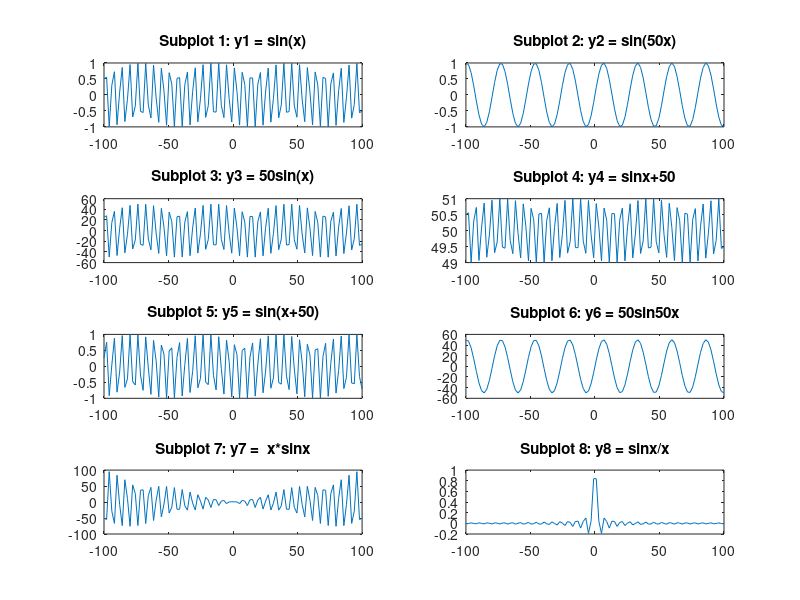
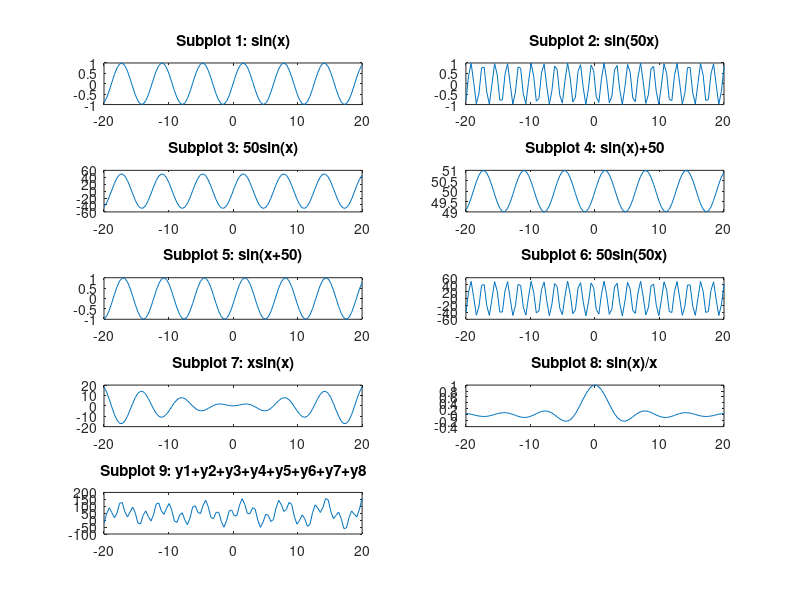
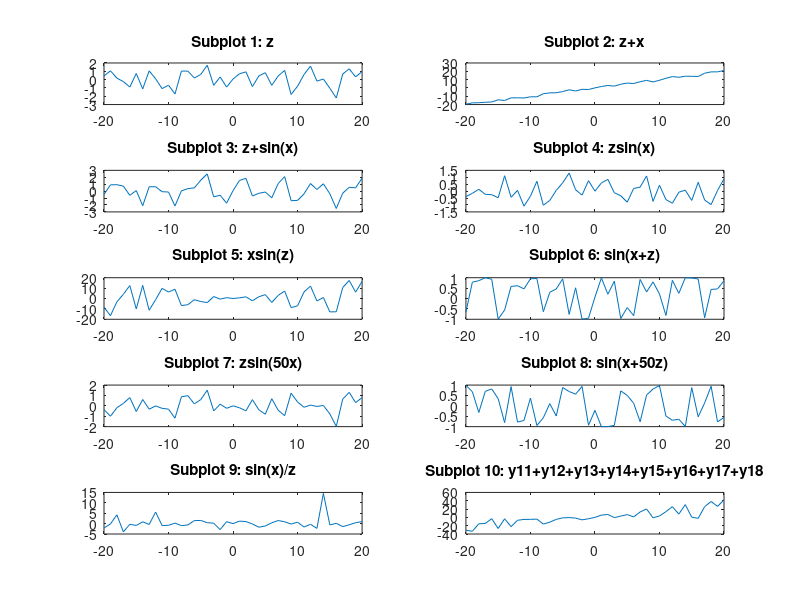
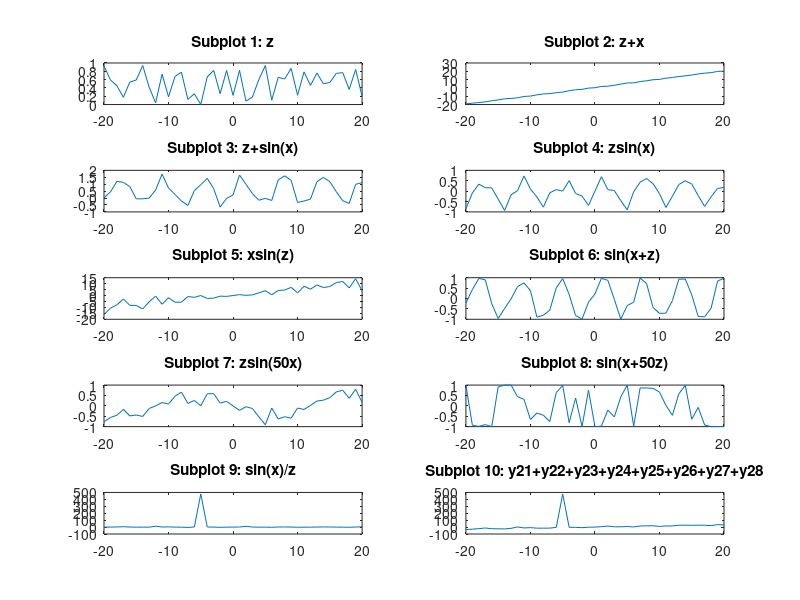

Write MATLAB code to recreate these figures, in order.
%-------- Problem 1 script ---------%
figure('Name', 'Question1');

subplot(4,2,1)
x = linspace(-100,100);
y1 = sin(x);
plot(x, y1)
title('Subplot 1: y1 = sin(x)')

subplot(4,2,2)
y2 = sin(50*x);
plot(x, y2)
title('Subplot 2: y2 = sin(50x)')

subplot(4,2,3)
y3 = 50*sin(x);
plot(x, y3)
title('Subplot 3: y3 = 50sin(x)')

subplot(4,2,4)
y4 = sin(x) + 50;
plot(x, y4)
title('Subplot 4: y4 = sinx+50')

subplot(4,2,5)
y5 = sin(x + 50);
plot(x, y5)
title('Subplot 5: y5 = sin(x+50)')

subplot(4,2,6)
y6 = 50*sin(50*x);
plot(x, y6)
title('Subplot 6: y6 = 50sin50x')

subplot(4,2,7)
y7 = x.*sin(x);
plot(x, y7)
title('Subplot 7: y7 =  x*sinx')

subplot(4,2,8)
y8 = sin(x)./x;
plot(x, y8)
title('Subplot 8: y8 = sinx/x')

%-------- Problem 2 script ---------%

figure('Name', 'Question 2');
x = linspace(-20,20);           %x is a vector of real numbers between -20 and 20.

subplot(5,2,1)                  
y1 = sin(x);
plot(x,y1)
title('Subplot 1: sin(x)')

subplot(5,2,2)                  
y2 = sin(50*x);
plot(x,y2)
title('Subplot 2: sin(50x)')

subplot(5,2,3)                 
y3 = 50*sin(x);
plot(x,y3)
title('Subplot 3: 50sin(x)')

subplot(5,2,4)                  
y4 = sin(x)+50;
plot(x,y4)
title('Subplot 4: sin(x)+50')

subplot(5,2,5)                
y5 = sin(x+50);
plot(x,y5)
title('Subplot 5: sin(x+50)')

subplot(5,2,6)                 
y6 = 50*sin(50*x);
plot(x,y6)
title('Subplot 6: 50sin(50x)')

subplot(5,2,7)                 
y7 = x.*sin(x);
plot(x,y7)
title('Subplot 7: xsin(x)')

subplot(5,2,8)                
y8 = sin(x)./x;
plot(x,y8)
title('Subplot 8: sin(x)/x')

subplot(5,2,9)                  
y9 = y1+y2+y3+y4+y5+y6+y7+y8;
plot(x,y9)
title('Subplot 9: y1+y2+y3+y4+y5+y6+y7+y8')

%-------- Problem 3 script ---------%

figure('Name', 'Question 3');

x = (-20:20);                  
z = randn(1,41);                %z is a vector of random numbers with length 41.

subplot(5,2,1)                
y10 = z;
plot(x,y10)
title('Subplot 1: z')

subplot(5,2,2)                 
y11 = z+x;
plot(x,y11)
title('Subplot 2: z+x')

subplot(5,2,3)                  
y12 = z+sin(x);
plot(x,y12)
title('Subplot 3: z+sin(x)')

subplot(5,2,4)                
y13 = z.*sin(x);
plot(x,y13)
title('Subplot 4: zsin(x)')

subplot(5,2,5)                  
y14 = x.*sin(z);
plot(x,y14)
title('Subplot 5: xsin(z)')

subplot(5,2,6)                  
y15 = sin(x+z);
plot(x,y15)
title('Subplot 6: sin(x+z)')

subplot(5,2,7)                 
y16 = z.*sin(50*x);
plot(x,y16)
title('Subplot 7: zsin(50x)')

subplot(5,2,8)                  
y17 = sin(x+50*z);
plot(x,y17)
title('Subplot 8: sin(x+50z)')

subplot(5,2,9)                  
y18 = sin(x)./z;
plot(x,y18)
title('Subplot 9: sin(x)/z')

subplot(5,2,10)                 
y19 = y11+y12+y13+y14+y15+y16+y17+y18;
plot(x,y19)
title('Subplot 10: y11+y12+y13+y14+y15+y16+y17+y18')


%-------- Problem 4 script ---------%
figure('Name', 'Question 4');

x = (-20:20);                   
z = rand(1,41);             

subplot(5,2,1)                
y20 = z;
plot(x,y20)
title('Subplot 1: z')

subplot(5,2,2)                
y21 = z+x;
plot(x,y21)
title('Subplot 2: z+x')

subplot(5,2,3)                
y22 = z+sin(x);
plot(x,y22)
title('Subplot 3: z+sin(x)')

subplot(5,2,4)                  
y23 = z.*sin(x);
plot(x,y23)
title('Subplot 4: zsin(x)')

subplot(5,2,5)                  
y24 = x.*sin(z);
plot(x,y24)
title('Subplot 5: xsin(z)')

subplot(5,2,6)                 
y25 = sin(x+z);
plot(x,y25)
title('Subplot 6: sin(x+z)')

subplot(5,2,7)                  
y26 = z.*sin(50*x);
plot(x,y26)
title('Subplot 7: zsin(50x)')

subplot(5,2,8)                  
y27 = sin(x+50*z);
plot(x,y27)
title('Subplot 8: sin(x+50z)')

subplot(5,2,9)                
y28 = sin(x)./z;
plot(x,y28)
title('Subplot 9: sin(x)/z')

subplot(5,2,10)               
y29 = y21+y22+y23+y24+y25+y26+y27+y28;
plot(x,y29)
title('Subplot 10: y21+y22+y23+y24+y25+y26+y27+y28')

%-------- Problem 5 script ---------%
figure('Name', 'Question 5');

z = randn(10000,1);

mean1 = 0;

mu1 = 1;
std1 = sqrt(mu1);
r1 = mean1 + z*std1;   
subplot(2,2,1)
hist(r1)
title('Histogram 1: z(0,1)')

mu2 = 4;
std2 = sqrt(mu2);
r2 = mean1 + z*std2;     %Generate 10000 random variables with mean 0, variance 4
subplot(2,2,2)
hist(r2)
title('Histogram 2: z(0,2)')

mu3 = 16;
std3 = sqrt(mu3);
r3 = mean1 + z*std3;     %Generate 10000 random variables with mean 0, variance 16
subplot(2,2,3)
hist(r3)
title('Histogram 3: z(0,4)')

mu4 = 256;
std4 = sqrt(mu4);
r4 = mean1 + z*std4;    %Generate 10000 random variables with mean 0, variance 256
subplot(2,2,4)
hist(r4)
title('Histogram 4: z(0,16)')

%-------- Problem 6 script ---------%

figure('Name', 'Question 6');
z = randn(10000,1);

mean1 = 10;
mu1 = 1;
std1 = sqrt(mu1);
r6 = mean1 + z*std1;   
subplot(2,2,1)
hist(r6)
title('Histogram 1: z(10,1)')

mean2 = 20;
mu2 = 4;
std2 = sqrt(mu2);
r7 = mean2 + z*std2;     %Generate 10000 random variables with mean 0, variance 4
subplot(2,2,2)
hist(r7)
title('Histogram 2: z(20,2)')

mean3 = -10;
mu3 = 1;
std3 = sqrt(mu3);
r8 = mean3 + z*std3;     %Generate 10000 random variables with mean 0, variance 16
subplot(2,2,3)
hist(r8)
title('Histogram 3: z(-10,1)')

mean4 = -20;
mu4 = 4;
std4 = sqrt(mu4);
r9 = mean4 + z*std4;    %Generate 10000 random variables with mean 0, variance 256
subplot(2,2,4)
hist(r9)
title('Histogram 4: z(-20,2)')

%-------- Problem 7 script ---------%

figure('Name', 'Question 7');

z = rand(10000,1);

mean = 0;

var1 = 1;
a = sqrt(3*var1) + mean;
b = mean - sqrt(3*var1);

r11 = a + (b-a)*z;     %Generate 10000 random variables with mean 0, variance 1
subplot(2,2,1)
hist(r11)
title('Histogram 1: u(0,1)')

var2 = 4;
a2 = sqrt(3*var2) + mean;
b2 = mean - sqrt(3*var2);

r21 = a2 + (b2-a2)*z;      %Generate 10000 random variables with mean 0, variance 4
subplot(2,2,2)
hist(r21)
title('Histogram 2: u(0,2)')

var3 = 16;
a3 = sqrt(3*var3) + mean;
b3 = mean - sqrt(3*var3);

r31 = a3 + (b3-a3)*z;     %Generate 10000 random variables with mean 0, variance 16
subplot(2,2,3)
hist(r31)
title('Histogram 3: u(0,4)')

var4 = 256;
a4 = sqrt(3*var4) + mean;
b4 = mean - sqrt(3*var4);

r41 = a4 + (b4-a4)*z;      %Generate 10000 random variables with mean 0, variance 256
subplot(2,2,4)
hist(r41)
title('Histogram 4: u(0,16)')

%-------- Problem 8 script ---------%

figure('Name', 'Question 8');

z = rand(10000,1);

mean1 = 10;
var1 = 1;
a1 = sqrt(3*var1) + mean1;
b1 = mean1 - sqrt(3*var1);    %Generate 10000 random variables with mean 10, variance 1
r61 = a1 + (b1-a1)*z;
subplot(2,2,1)
hist(r61)
title('Histogram 1: u(10,1)')

mean2 = 20;
var2 = 4;
a2 = sqrt(3*var2) + mean2;
b2 = mean2 - sqrt(3*var2);  
r71 = a2 + (b2-a2)*z;    %Generate 10000 random variables with mean 20, variance 4
subplot(2,2,2)
hist(r71)
title('Histogram 2: u(20,2)')

mean3 = -10;
var3 = 1;
a3 = sqrt(3*var3) + mean3;
b3 = mean3 - sqrt(3*var3);    
r81 = a3 + (b3-a3)*z;    %Generate 10000 random variables with mean -10, variance 1
subplot(2,2,3)
hist(r81)
title('Histogram 3: u(-10,1)')

mean4 = -20;
var4 = 4;
a4 = sqrt(3*var4) + mean4;
b4 = mean4 - sqrt(3*var4);   
r91 = a4 + (b4-a4)*z;    %Generate 10000 random variables with mean -20, variance 4
subplot(2,2,4)
hist(r91)
title('Histogram 4: u(-20,2)')
